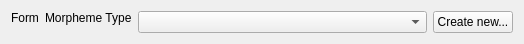
<?xml version="1.0" encoding="UTF-8"?>
<ui version="4.0">
 <class>LexicalEntryForm</class>
 <widget class="QWidget" name="LexicalEntryForm">
  <property name="geometry">
   <rect>
    <x>0</x>
    <y>0</y>
    <width>524</width>
    <height>43</height>
   </rect>
  </property>
  <property name="windowTitle">
   <string>Form</string>
  </property>
  <layout class="QHBoxLayout" name="horizontalLayout_2">
   <item>
    <layout class="QHBoxLayout" name="horizontalLayout">
     <item>
      <widget class="QLabel" name="formLabel">
       <property name="text">
        <string>Form</string>
       </property>
       <property name="alignment">
        <set>Qt::AlignLeading|Qt::AlignLeft|Qt::AlignTop</set>
       </property>
      </widget>
     </item>
     <item>
      <widget class="QLabel" name="morphemeTypeLabel">
       <property name="text">
        <string>Morpheme Type</string>
       </property>
       <property name="alignment">
        <set>Qt::AlignLeading|Qt::AlignLeft|Qt::AlignTop</set>
       </property>
      </widget>
     </item>
     <item>
      <widget class="QComboBox" name="candidatesCombo">
       <property name="sizePolicy">
        <sizepolicy hsizetype="Expanding" vsizetype="Fixed">
         <horstretch>0</horstretch>
         <verstretch>0</verstretch>
        </sizepolicy>
       </property>
      </widget>
     </item>
     <item>
      <widget class="QPushButton" name="newForm">
       <property name="text">
        <string>Create new...</string>
       </property>
      </widget>
     </item>
    </layout>
   </item>
  </layout>
 </widget>
 <resources/>
 <connections/>
</ui>
